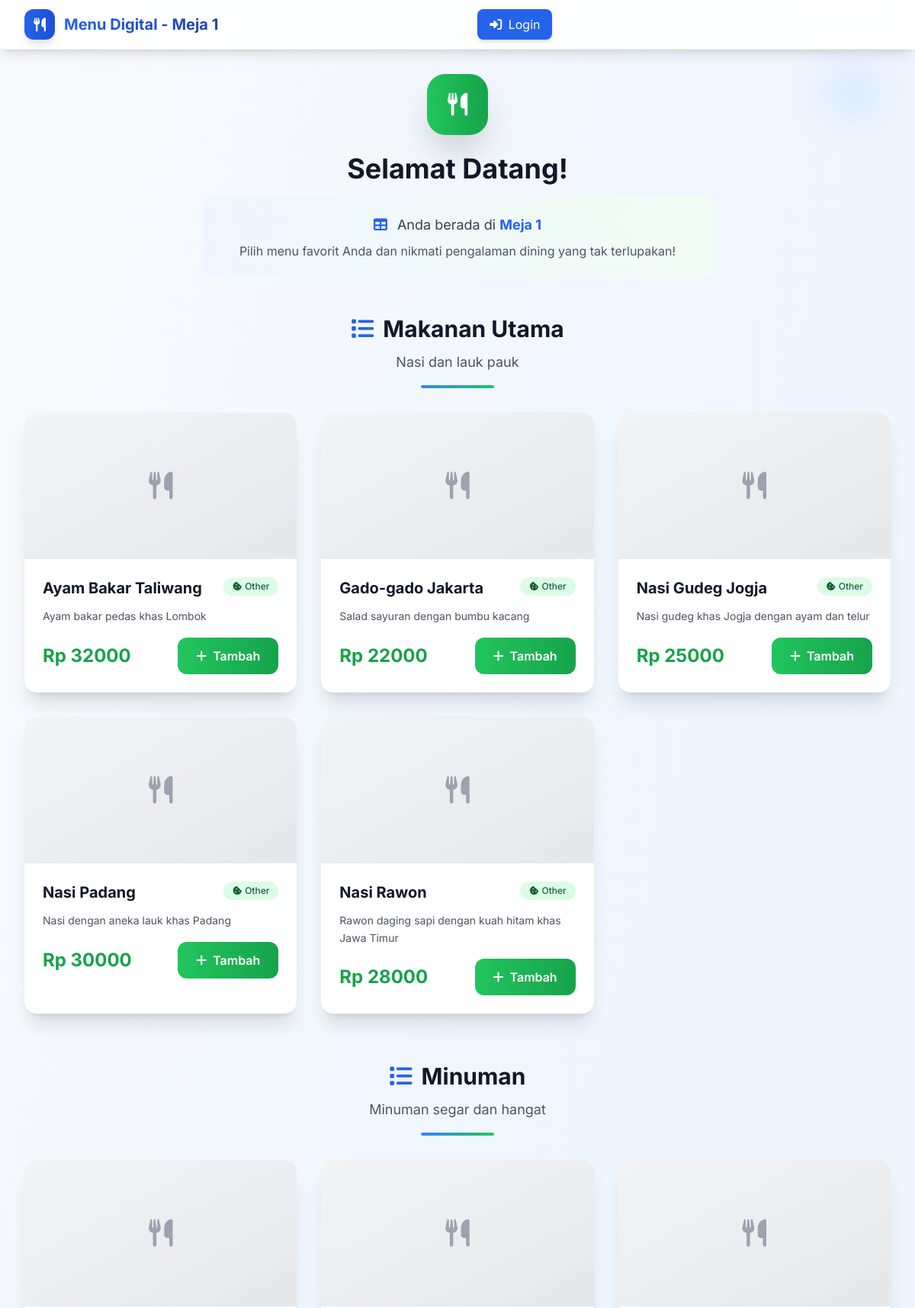
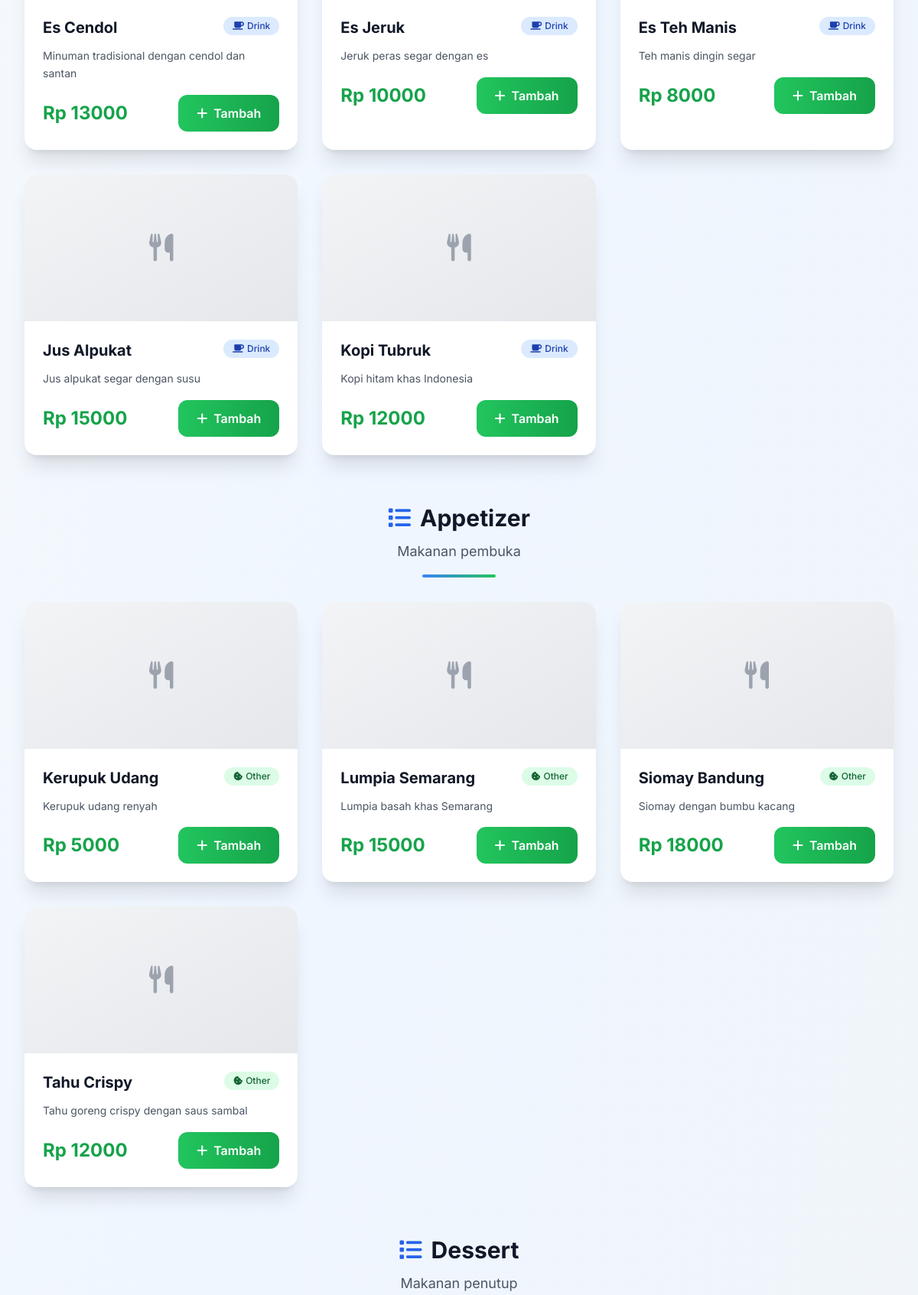
The app's page /menu/meja/1/ (upper part) with its own data (2 pictures, top to bottom).
### menu/models.py (models this page shows, shortened)
class Meja(models.Model):
    nomor_meja = models.CharField(max_length=10, unique=True)
    kapasitas = models.IntegerField(default=4)
    is_aktif = models.BooleanField(default=True)
    qr_code = models.ImageField(upload_to='qrcodes/', blank=True, null=True)
    class Meta:
        verbose_name = "Meja"
        verbose_name_plural = "Meja-meja"

class KategoriMenu(models.Model):
    nama = models.CharField(max_length=100)
    deskripsi = models.TextField(blank=True, null=True)
    urutan = models.IntegerField(default=0)  # untuk sorting
    class Meta:
        verbose_name = "Kategori Menu"
        verbose_name_plural = "Kategori Menu"
        ordering = ['urutan', 'nama']

class MenuItem(models.Model):
    nama = models.CharField(max_length=200)
    kategori = models.ForeignKey(KategoriMenu, on_delete=models.CASCADE)
    deskripsi = models.TextField(blank=True, null=True)
    harga = models.DecimalField(max_digits=10, decimal_places=2)
    is_tersedia = models.BooleanField(default=True)
    gambar = models.ImageField(upload_to='menu_images/', blank=True, null=True)
    created_at = models.DateTimeField(auto_now_add=True)
    updated_at = models.DateTimeField(auto_now=True)
    class Meta:
        verbose_name = "Menu Item"
        verbose_name_plural = "Menu Items"
        ordering = ['kategori__urutan', 'nama']

### menu/views.py (the view)
# urls.py: path('meja/<str:nomor_meja>/', views.menu_view, name='menu_meja'),
def menu_view(request, nomor_meja):
    meja = get_object_or_404(Meja, nomor_meja=nomor_meja, is_aktif=True)
    kategori_list = KategoriMenu.objects.all()
    menu_items_by_category = {}
    for kategori in kategori_list:
        menu_items = MenuItem.objects.filter(
            kategori=kategori,
            is_tersedia=True
        ).order_by('nama')
        if menu_items:
            menu_items_by_category[kategori] = menu_items
    context = {
        'meja': meja,
        'menu_items_by_category': menu_items_by_category,
    }
    return render(request, 'menu/menu_view.html', context)

### templates/menu/menu_view.html (shortened to what this page needs)
{% extends 'base.html' %}
{% block nav_items %}
<div class="flex items-center space-x-4">
    <div class="text-white flex items-center px-4 py-2 bg-white/10 rounded-lg">
        <i class="fas fa-table mr-2"></i>Meja {{ meja.nomor_meja }}
    </div>
</div>
{% endblock %}
{% block content %}
<div class="text-center mb-12 animate-fade-in">
    <div class="inline-flex items-center justify-center w-20 h-20 bg-gradient-to-r from-green-500 to-green-600 rounded-3xl shadow-2xl mb-6 floating-element">
        <i class="fas fa-utensils text-white text-3xl"></i>
    </div>
    <h1 class="text-4xl font-bold text-gray-900 mb-4">Selamat Datang!</h1>
    <div class="bg-gradient-to-r from-blue-50 to-green-50 rounded-2xl p-6 max-w-2xl mx-auto">
        <p class="text-lg text-gray-700">
            <i class="fas fa-table text-blue-600 mr-2"></i>
            Anda berada di <strong class="text-blue-600">Meja {{ meja.nomor_meja }}</strong>
        </p>
        <p class="text-gray-600 mt-2">Pilih menu favorit Anda dan nikmati pengalaman dining yang tak terlupakan!</p>
    </div>
</div>
{% if menu_items_by_category %}
    {% for kategori, menu_items in menu_items_by_category.items %}
    <div class="mb-16 animate-slide-up category-section" data-category="{{ forloop.counter0 }}">
        <div class="text-center mb-8">
            <h2 class="text-3xl font-bold text-gray-900 mb-3">
                <i class="fas fa-list text-blue-600 mr-3"></i>{{ kategori.nama }}
            </h2>
            {% if kategori.deskripsi %}
                <p class="text-gray-600 text-lg max-w-2xl mx-auto">{{ kategori.deskripsi }}</p>
            {% endif %}
            <div class="w-24 h-1 bg-gradient-to-r from-blue-500 to-green-500 mx-auto mt-4 rounded-full"></div>
        </div>
        <div class="grid md:grid-cols-2 lg:grid-cols-3 gap-8">
            {% for item in menu_items %}
            <div class="bg-white rounded-2xl shadow-xl card-hover overflow-hidden animate-slide-up menu-item" data-item="{{ forloop.counter0 }}">
                {% if item.gambar %}
                    <div class="relative h-48 overflow-hidden">
                        <img src="{{ item.gambar.url }}" class="w-full h-full object-cover transition-transform duration-300 hover:scale-110" alt="{{ item.nama }}">
                        <div class="absolute inset-0 bg-black/20"></div>
                    </div>
                {% else %}
                    <div class="h-48 bg-gradient-to-br from-gray-100 to-gray-200 flex items-center justify-center">
                        <i class="fas fa-utensils text-gray-400 text-4xl"></i>
                    </div>
                {% endif %}
                <div class="p-6">
                    <div class="flex justify-between items-start mb-3">
                        <h3 class="text-xl font-bold text-gray-900 flex-1">{{ item.nama }}</h3>
                        {% if item.kategori.nama == 'Makanan' %}
                            <span class="ml-3 inline-flex items-center px-3 py-1 rounded-full text-xs font-medium bg-orange-100 text-orange-800">
                                <i class="fas fa-pizza-slice mr-1"></i>Food
                            </span>
                        {% elif item.kategori.nama == 'Minuman' %}
                            <span class="ml-3 inline-flex items-center px-3 py-1 rounded-full text-xs font-medium bg-blue-100 text-blue-800">
                                <i class="fas fa-coffee mr-1"></i>Drink
                            </span>
                        {% else %}
                            <span class="ml-3 inline-flex items-center px-3 py-1 rounded-full text-xs font-medium bg-green-100 text-green-800">
                                <i class="fas fa-cookie-bite mr-1"></i>Other
                            </span>
                        {% endif %}
                    </div>
                    {% if item.deskripsi %}
                        <p class="text-gray-600 text-sm mb-4 leading-relaxed">{{ item.deskripsi }}</p>
                    {% endif %}
                      <div class="flex items-center justify-between">
                        <div class="text-2xl font-bold text-green-600">
                            Rp {{ item.harga|floatformat:0 }}
                        </div>
                        {% if item.is_tersedia %}
                            <button
                                onclick="addToCart({{ item.id }}, '{{ item.nama }}', {{ item.harga }})"
                                class="bg-gradient-to-r from-green-500 to-green-600 hover:from-green-600 hover:to-green-700 text-white px-6 py-3 rounded-xl font-semibold transition-all duration-300 transform hover:scale-105 hover:shadow-lg flex items-center"
                            >
                                <i class="fas fa-plus mr-2"></i>
                                Tambah
                            </button>
                        {% else %}
                            <span class="bg-gray-100 text-gray-500 px-6 py-3 rounded-xl font-semibold flex items-center">
                                <i class="fas fa-times mr-2"></i>
                                Habis
                            </span>
                        {% endif %}
                    </div>
                </div>
            </div>
            {% endfor %}
        </div>
    </div>
    {% endfor %}
{% endif %}
{% endblock %}

### templates/menu/menu_view.html (style rules this page uses)
.category-section[data-category="0"] { animation-delay: 0s; }
.category-section[data-category="1"] { animation-delay: 0.1s; }
.category-section[data-category="2"] { animation-delay: 0.2s; }
.category-section[data-category="3"] { animation-delay: 0.3s; }
.menu-item[data-item="0"] { animation-delay: 0s; }
.menu-item[data-item="1"] { animation-delay: 0.05s; }
.menu-item[data-item="2"] { animation-delay: 0.1s; }
.menu-item[data-item="3"] { animation-delay: 0.15s; }
.menu-item[data-item="4"] { animation-delay: 0.2s; }

### templates/base.html (style rules this page uses)
.card-hover { transition: all 0.3s ease; }
.floating-element { animation: float 3s ease-in-out infinite; }

### records on screen
Meja: nomor_meja "1"
KategoriMenu: nama "Makanan Utama", deskripsi "Nasi dan lauk pauk"
MenuItem: nama "Ayam Bakar Taliwang", shows "Other", deskripsi "Ayam bakar pedas khas Lombok", harga "32000"
MenuItem: nama "Gado-gado Jakarta", shows "Other", deskripsi "Salad sayuran dengan bumbu kacang", harga "22000"
MenuItem: nama "Nasi Gudeg Jogja", shows "Other", deskripsi "Nasi gudeg khas Jogja dengan ayam dan telur", harga "25000"
MenuItem: nama "Nasi Padang", shows "Other", deskripsi "Nasi dengan aneka lauk khas Padang", harga "30000"
MenuItem: nama "Nasi Rawon", shows "Other", deskripsi "Rawon daging sapi dengan kuah hitam khas Jawa Timur", harga "28000"
KategoriMenu: nama "Minuman", deskripsi "Minuman segar dan hangat"
MenuItem: nama "Es Cendol", shows "Drink", deskripsi "Minuman tradisional dengan cendol dan santan", harga "13000"
MenuItem: nama "Es Jeruk", shows "Drink", deskripsi "Jeruk peras segar dengan es", harga "10000"
MenuItem: nama "Es Teh Manis", shows "Drink", deskripsi "Teh manis dingin segar", harga "8000"
MenuItem: nama "Jus Alpukat", shows "Drink", deskripsi "Jus alpukat segar dengan susu", harga "15000"
MenuItem: nama "Kopi Tubruk", shows "Drink", deskripsi "Kopi hitam khas Indonesia", harga "12000"
KategoriMenu: nama "Appetizer", deskripsi "Makanan pembuka"
MenuItem: nama "Kerupuk Udang", shows "Other", deskripsi "Kerupuk udang renyah", harga "5000"
MenuItem: nama "Lumpia Semarang", shows "Other", deskripsi "Lumpia basah khas Semarang", harga "15000"
MenuItem: nama "Siomay Bandung", shows "Other", deskripsi "Siomay dengan bumbu kacang", harga "18000"
MenuItem: nama "Tahu Crispy", shows "Other", deskripsi "Tahu goreng crispy dengan saus sambal", harga "12000"
KategoriMenu: nama "Dessert", deskripsi "Makanan penutup"
